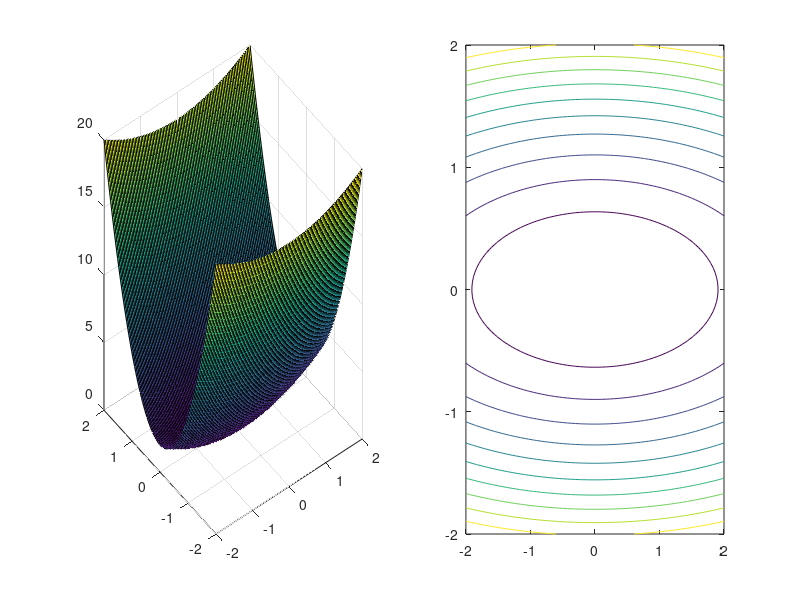

Write the MATLAB code that produced this figure. (Note: this script raises an error after producing the figure.)
%% 9 es 6
% 3
% solutori matlab fminunc e fminsearch

clear all
close all
clc

f = @(x) 1/2*x(1).^2+9/2*x(2).^2;
% funzione per la grafica

fp =  @(x1,x2) 1/2*x1.^2+9/2*x2.^2;

x1 = linspace(-2,2);
x2 = x1;
[X1,X2] = meshgrid(x1,x2);
subplot(1,2,1)
surf(X1,X2,fp(X1,X2))
subplot(1,2,2)
contour(X1,X2,fp(X1,X2))

x0 = [9;1];

% solutore fminunc
[x_MU,fmu,exitflagmu,outptmu] = fminunc(f,x0)
% passando a fminunc l'espressione del gradiente di f
options = optimoptions ('fminunc','SpecifyObjectiveGradient',true);
[x_MU,fmu,exitflagmu,outptmu2] = fminunc(@f_con_grad,x0,options)
% solutore fminsearch
[x_MS,fvalms,flagms,output] = fminsearch(f,x0)

subplot(1,2,1)
hold on
plot3(x_MU(1),x_MU(2),fmu,'or','linewidth',2)

subplot(1,2,2)
hold on
plot(x_MU(1),x_MU(2),'or','linewidth',2)

function [f,Gf] = f_con_grad(x)

    f = 1/2*x(1).^2+9/2*x(2).^2;
    Gf = [x(1);9*x(2)];
end